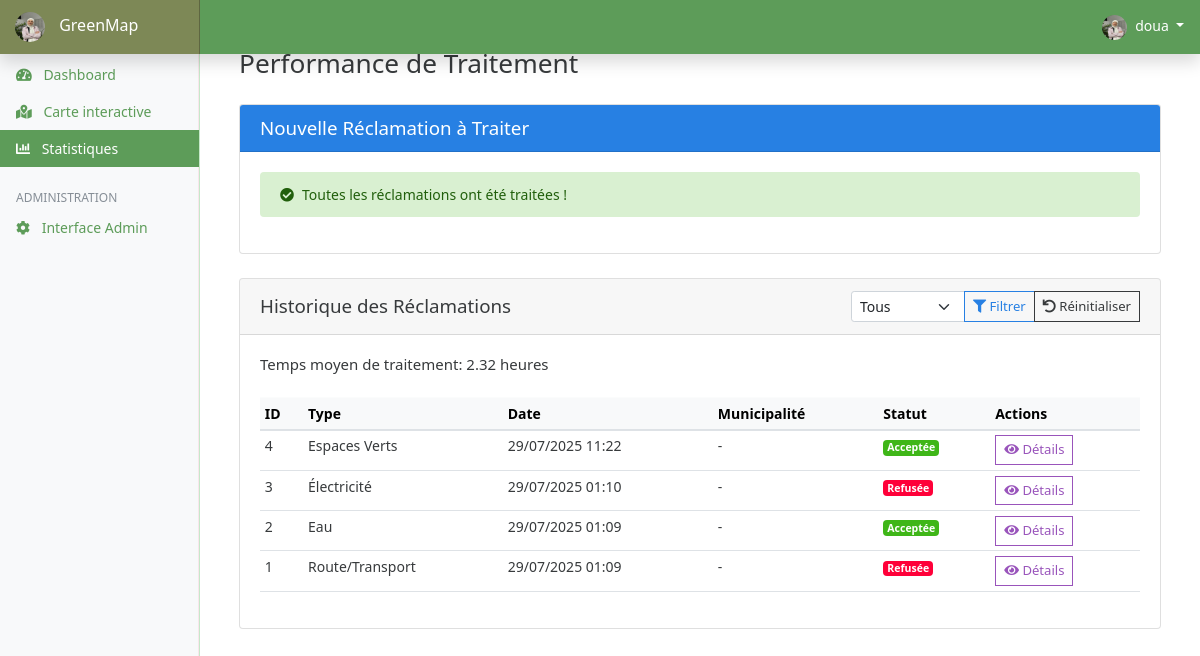
The page /stats/ (signed in) on the database as committed earlier.
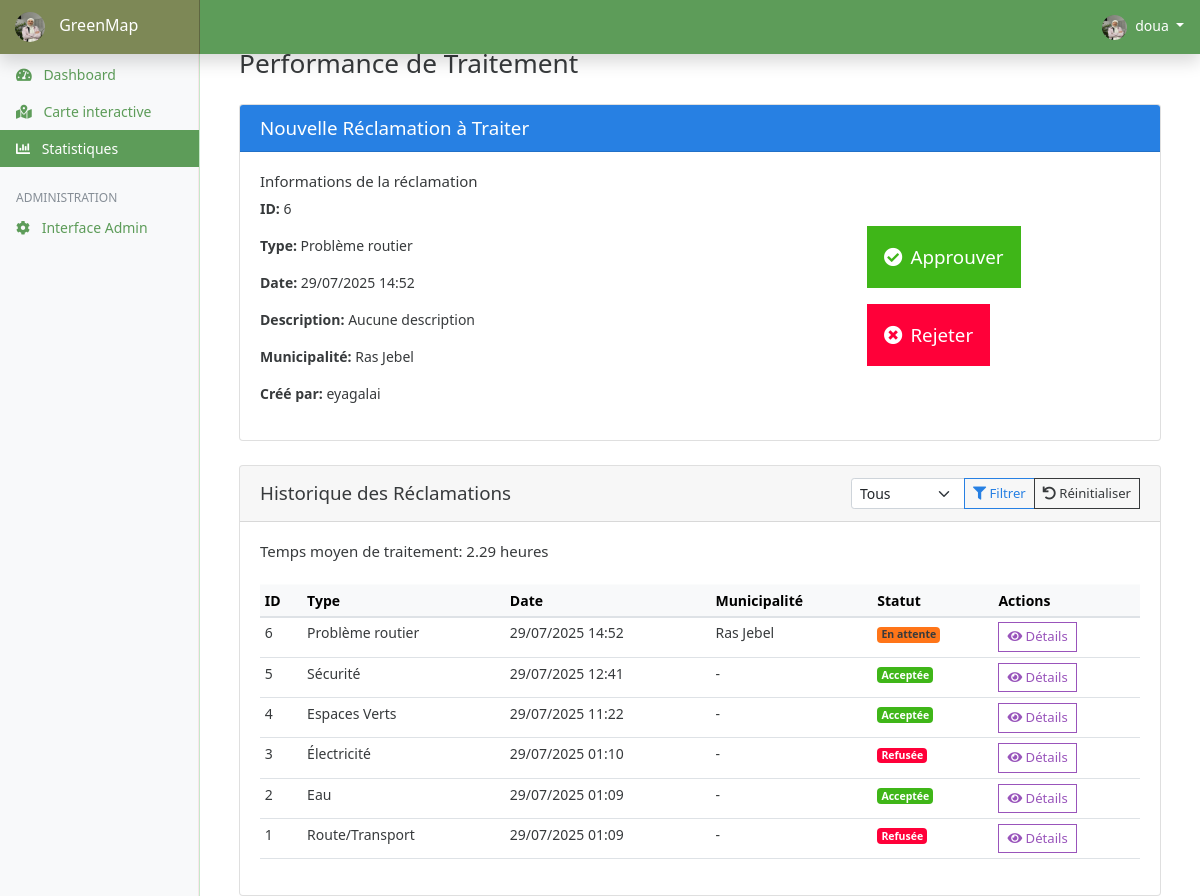
The same page on the database as committed later.
### claims/models.py (models this page shows, shortened)
class Profile(models.Model):
    user = models.OneToOneField(User, on_delete=models.CASCADE, related_name='profile')
    image = models.ImageField(
        upload_to='profile_pics/',
        default='profile_pics/default-profile.jpg'
    )
    phone = models.CharField(max_length=20, blank=True, null=True)
    municipality = models.ForeignKey(
        Municipality,
        on_delete=models.SET_NULL,
        null=True,
        blank=True
    )
    address = models.CharField(max_length=200, blank=True)  # Nouveau champ
    bio = models.TextField(blank=True)  # Nouveau champ

class Claim(models.Model):
    STATUS_CHOICES = [
        ('pending', 'En attente'),
        ('accepted', 'Acceptée'),
        ('rejected', 'Rejetée'),
    ]
    title = models.CharField(max_length=200)
    description = models.TextField(blank=True)  # Add this line
    created_by = models.ForeignKey(User, on_delete=models.CASCADE)
    claim_type = models.ForeignKey(ClaimType, on_delete=models.SET_NULL, null=True)
    status = models.CharField(max_length=10, choices=STATUS_CHOICES, default='pending')
    created_at = models.DateTimeField(auto_now_add=True)
    updated_at = models.DateTimeField(auto_now=True)
    location_lat = models.FloatField(null=True, blank=True, verbose_name="Latitude")
    location_lng = models.FloatField(null=True, blank=True, verbose_name="Longitude")
    municipality = models.ForeignKey(
        Municipality,
        on_delete=models.SET_NULL,
        null=True,
        blank=True,
        verbose_name="Municipalité concernée"
    )
    class Meta:
        ordering = ['-created_at']
        verbose_name = 'Réclamation'
        verbose_name_plural = 'Réclamations'

class ClaimType(models.Model):
    name = models.CharField(max_length=100)

class Municipality(models.Model):
    name = models.CharField(max_length=100)
    wilaya = models.ForeignKey(Wilaya, on_delete=models.CASCADE)
    postal_code = models.CharField(max_length=10)
    delegation = models.CharField(max_length=100, blank=True, default='')
    code = models.CharField(max_length=10, blank=True, null=True)
    class Meta:
        verbose_name_plural = "Municipalities"

### claims/views.py (the view)
# urls.py: path('stats/', views.claim_stats, name='claims_stats'),
@login_required
def claim_stats(request):
    new_reclamation = Claim.objects.filter(status='pending').order_by('created_at').first()
    total_claims = Claim.objects.count()
    pending = Claim.objects.filter(status='pending').count()
    accepted = Claim.objects.filter(status='accepted').count()
    rejected = Claim.objects.filter(status='rejected').count()
    claims_by_type = (
        Claim.objects.values('claim_type__name')
        .annotate(total=Count('id'))
        .order_by('-total')
    )
    end_date = timezone.now().date()
    start_date = end_date - timedelta(days=30)
    date_counts = defaultdict(int)
    current_date = start_date
    while current_date <= end_date:
        date_counts[current_date.strftime('%Y-%m-%d')] = 0
        current_date += timedelta(days=1)
    daily_claims = (
        Claim.objects
        .filter(created_at__date__gte=start_date, created_at__date__lte=end_date)
        .extra({'date': "date(created_at)"})
        .values('date')
        .annotate(count=Count('id'))
    )
    for item in daily_claims:
        date_counts[item['date']] = item['count']
    sorted_dates = sorted(date_counts.items())
    dates = [date for date, count in sorted_dates]
    daily_counts = [count for date, count in sorted_dates]
    avg_processing_time = None
    processed_claims = Claim.objects.filter(
        Q(status='accepted') | Q(status='rejected'),
        created_at__isnull=False,
        updated_at__isnull=False
    )
    if processed_claims.exists():
        avg_hours = sum(
            (claim.updated_at - claim.created_at).total_seconds() / 3600
            for claim in processed_claims
        ) / processed_claims.count()
        avg_processing_time = round(avg_hours, 2)
    context = {
        'total_claims': total_claims,
        'pending': pending,
        'accepted': accepted,
        'rejected': rejected,
        'claims_by_type': claims_by_type,
        'dates': dates,
        'daily_counts': daily_counts,
        'new_reclamation': new_reclamation,
        'total_claims': total_claims,
        'reclamations': Claim.objects.all().order_by('-created_at')[:10],
        'avg_processing_time': avg_processing_time,
    }
    return render(request, 'claims/stats.html', context)

### templates/claims/stats.html (shortened to what this page needs)
{% extends 'base.html' %}
{% load static %}
{% block content %}
<div class="container-fluid">
    <h1 class="h3 mb-4">Performance de Traitement</h1>
    <div class="card mb-4">
        <div class="card-header bg-primary text-white">
            <h5 class="mb-0">Nouvelle Réclamation à Traiter</h5>
        </div>
        <div class="card-body">
            {% if new_reclamation %}
            <div class="row">
                <div class="col-md-8">
                    <div class="mb-3">
                        <h6>Informations de la réclamation</h6>
                        <p><strong>ID:</strong> {{ new_reclamation.id }}</p>
                        <p><strong>Type:</strong> {{ new_reclamation.claim_type.name|default:"Non spécifié" }}</p>
                        <p><strong>Date:</strong> {{ new_reclamation.created_at|date:"d/m/Y H:i" }}</p>
                        <p><strong>Description:</strong> {{ new_reclamation.description|default:"Aucune description" }}</p>
                        <p><strong>Municipalité:</strong> {{ new_reclamation.municipality.name|default:"Non spécifiée" }}</p>
                        <p><strong>Créé par:</strong> {{ new_reclamation.created_by.username }}</p>
                    </div>
                </div>
                <div class="col-md-4 d-flex align-items-center">
                    <div class="d-grid gap-3 w-100">
                        <form method="post" action="{% url 'update_claim_status' new_reclamation.id 'accepted' %}">
                            <button type="submit" class="btn btn-success btn-lg py-3">
                                <i class="fas fa-check-circle me-2"></i>Approuver
                            </button>
                        </form>
                        <form method="post" action="{% url 'update_claim_status' new_reclamation.id 'rejected' %}">
                            <button type="submit" class="btn btn-danger btn-lg py-3">
                                <i class="fas fa-times-circle me-2"></i>Rejeter
                            </button>
                        </form>
                    </div>
                </div>
            </div>
            {% else %}
            <div class="alert alert-success">
                <i class="fas fa-check-circle me-2"></i>Toutes les réclamations ont été traitées !
            </div>
            {% endif %}
        </div>
    </div>
    <div class="card">
        <div class="card-header d-flex justify-content-between align-items-center">
            <h5 class="mb-0">Historique des Réclamations</h5>
            <div>
                <div class="input-group">
                    <select id="statusFilter" class="form-select form-select-sm">
                        <option value="all">Tous</option>
                    </select>
                    <button id="filterBtn" class="btn btn-sm btn-outline-primary" type="button">
                        <i class="fas fa-filter"></i> Filtrer
                    </button>
                    <button id="resetFilterBtn" class="btn btn-sm btn-outline-secondary" type="button">
                        <i class="fas fa-undo"></i> Réinitialiser
                    </button>
                </div>
            </div>
        </div>
        <div class="card-body">
            {% if avg_processing_time %}
            <div class="mb-4">
                <h6>Temps moyen de traitement: {{ avg_processing_time }} heures</h6>
            </div>
            {% endif %}
            <div class="table-responsive">
                <table class="table table-sm table-hover">
                    <thead class="table-light">
                        <tr>
                            <th>ID</th>
                            <th>Type</th>
                            <th>Date</th>
                            <th>Municipalité</th>
                            <th>Statut</th>
                            <th>Actions</th>
                        </tr>
                    </thead>
                    <tbody>
                        {% for reclamation in reclamations %}
                        <tr class="status-{{ reclamation.status }}">
                            <td>{{ reclamation.id }}</td>
                            <td>{{ reclamation.claim_type.name|default:"-" }}</td>
                            <td>{{ reclamation.created_at|date:"d/m/Y H:i" }}</td>
                            <td>{{ reclamation.municipality.name|default:"-" }}</td>
                            <td>
                                {% if reclamation.status == 'accepted' %}
                                    <span class="badge bg-success">Acceptée</span>
                                {% elif reclamation.status == 'rejected' %}
                                    <span class="badge bg-danger">Refusée</span>
                                {% else %}
                                    <span class="badge bg-warning text-dark">En attente</span>
                                {% endif %}
                            </td>
                            <td>
                                <button class="btn btn-sm btn-outline-info view-details" data-id="{{ reclamation.id }}">
                                    <i class="fas fa-eye"></i> Détails
                                </button>
                            </td>
                        </tr>
                        {% empty %}
                        <tr>
                            <td colspan="6" class="text-center">Aucune réclamation trouvée</td>
                        </tr>
                        {% endfor %}
                    </tbody>
                </table>
            </div>
        </div>
    </div>
</div>
{% endblock %}

### templates/base.html (shortened to what this page needs)
{% load static %}
<!DOCTYPE html>
<html lang="fr">
<head>
    <link href="https://cdn.jsdelivr.net/npm/bootstrap@5.1.3/dist/css/bootstrap.min.css" rel="stylesheet">
    <link rel="stylesheet" href="https://cdnjs.cloudflare.com/ajax/libs/font-awesome/6.0.0/css/all.min.css">
    <link href="{% static 'css/bootstrap.min.css' %}" rel="stylesheet">
    <link href="{% static 'css/main.css' %}" rel="stylesheet">
    <link href="{% static 'css/dashboard.css' %}" rel="stylesheet">
    <link href="https://cdnjs.cloudflare.com/ajax/libs/font-awesome/5.15.4/css/all.min.css" rel="stylesheet">
    <link rel="stylesheet" href="https://unpkg.com/leaflet@1.7.1/dist/leaflet.css" />
</head>
<body>
    <nav class="navbar navbar-dark fixed-top flex-md-nowrap p-0 shadow">
        <a class="navbar-brand col-sm-3 col-md-2 mr-0" href="{% url 'claims_dashboard' %}">
            <img src="{{ request.user.profile.image.url }}"
                 alt="Photo de profil"
                 style="width: 30px; height: 30px; border-radius: 50%; margin-right: 10px;">
            <span style="color: white;">GreenMap</span>
        </a>
        <ul class="navbar-nav px-3 ml-auto">
            <li class="nav-item dropdown">
                <a class="nav-link dropdown-toggle" href="#" id="userDropdown" role="button" data-toggle="dropdown" style="color: white;">
                    <img src="{{ request.user.profile.image.url }}"
                         alt="Photo de profil"
                         style="width: 25px; height: 25px; border-radius: 50%; margin-right: 5px;">
                    {{ request.user.username }}
                </a>
            </li>
        </ul>
    </nav>
    <div class="container-fluid">
        <div class="row">
            {% include 'partials/_sidebar.html' %}
            <main role="main" class="col-md-9 ml-sm-auto col-lg-10 px-4" style="background-color: white;">
                {% block content %}{% endblock %}
            </main>
        </div>
    </div>
</body>
</html>

### templates/partials/_sidebar.html
<nav class="col-md-2 d-none d-md-block bg-light sidebar">
    <div class="sidebar-sticky">
        <ul class="nav flex-column">
            <li class="nav-item">
                <a class="nav-link {% if request.resolver_match.url_name == 'claims_dashboard' %}active{% endif %}"
                   href="{% url 'claims_dashboard' %}">
                    <i class="fas fa-tachometer-alt mr-2"></i> Dashboard
                </a>
            </li>
            <li class="nav-item">
                <a class="nav-link {% if request.resolver_match.url_name == 'claims_map' %}active{% endif %}"
                   href="{% url 'claims_map' %}">
                    <i class="fas fa-map-marked-alt mr-2"></i> Carte interactive
                </a>
            </li>
            <li class="nav-item">
                <a class="nav-link {% if request.resolver_match.url_name == 'claims_stats' %}active{% endif %}"
                   href="{% url 'claims_stats' %}">
                    <i class="fas fa-chart-bar mr-2"></i> Statistiques
                </a>
            </li>
        </ul>
        <h6 class="sidebar-heading d-flex justify-content-between align-items-center px-3 mt-4 mb-1 text-muted">
            <span>Administration</span>
        </h6>
        <ul class="nav flex-column mb-2">
            <li class="nav-item">
                <a class="nav-link" href="{% url 'admin:index' %}">
                    <i class="fas fa-cog mr-2"></i> Interface Admin
                </a>
            </li>
        </ul>
    </div>
</nav>

### expenseswebsite/static/css/dashboard.css (style rules this page uses)
body { font-size: 0.875rem; }
.sidebar { position: fixed; top: 0; bottom: 0; left: 0; z-index: 100; padding: 48px 0 0; box-shadow: inset -1px 0 0 rgba(240, 58, 104, 0.1); }
.sidebar-sticky { position: relative; top: 0; height: calc(100vh - 48px); padding-top: 0.5rem; overflow-x: hidden; overflow-y: auto; }
.sidebar .nav-link { font-weight: 500; color: #eeafaf; }
.sidebar .nav-link.active { color: #007bff; }
.sidebar-heading { font-size: 0.75rem; text-transform: uppercase; }
[role="main"] { padding-top: 133px; }
@media (min-width: 768px) { [role="main"] { padding-top: 48px; } }
.navbar-brand { padding-top: 0.75rem; padding-bottom: 0.75rem; font-size: 1rem; background-color: rgba(219, 75, 75, 0.25); box-shadow: inset -1px 0 0 rgba(0, 0, 0, 0.25); }

### templates/base.html (style rules this page uses)
:root { --red: #DF2E38; --cream: #FFFFFF; --light-green: #C7E8CA; --dark-green: #5D9C59; }
body { background-color: white; }
.navbar { background-color: var(--dark-green) !important; }
.sidebar { background-color: white; border-right: 1px solid var(--light-green); }
.sidebar .nav-link { color: var(--dark-green); }
.sidebar .nav-link.active { background-color: var(--dark-green); color: white; }

Rows that differ between the two databases and show on the page:
added Claim: id "6", claim_type.name "Problème routier", created_at "29/07/2025 14:52", description "Aucune description", municipality.name "Ras Jebel", created_by.username "eyagalai", status "En attente"
added Claim: id "5", claim_type.name "Sécurité", created_at "29/07/2025 12:41", municipality.name "-", status "Acceptée"
Other text that changed with them:
{{ avg_processing_time }}: "2.32" → "2.29"
text no longer shown: "Toutes les réclamations ont été traitées !"
text now shown: "Informations de la réclamation ID: Type: Date: Description: Municipalité: Créé par: Approuver Rejeter"
